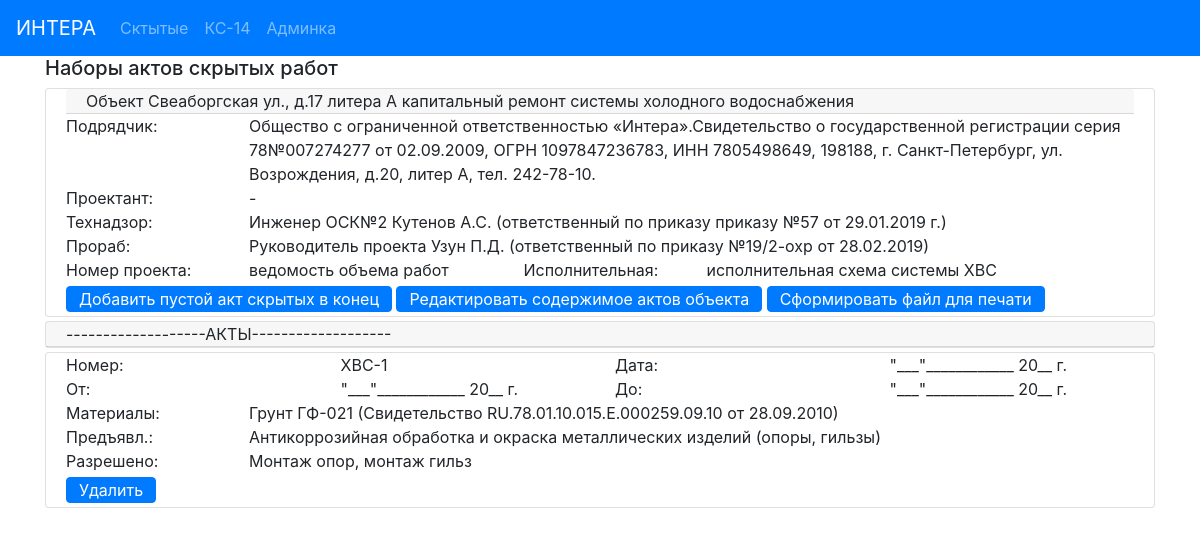
The app's page /actbase/see-1/, older data.
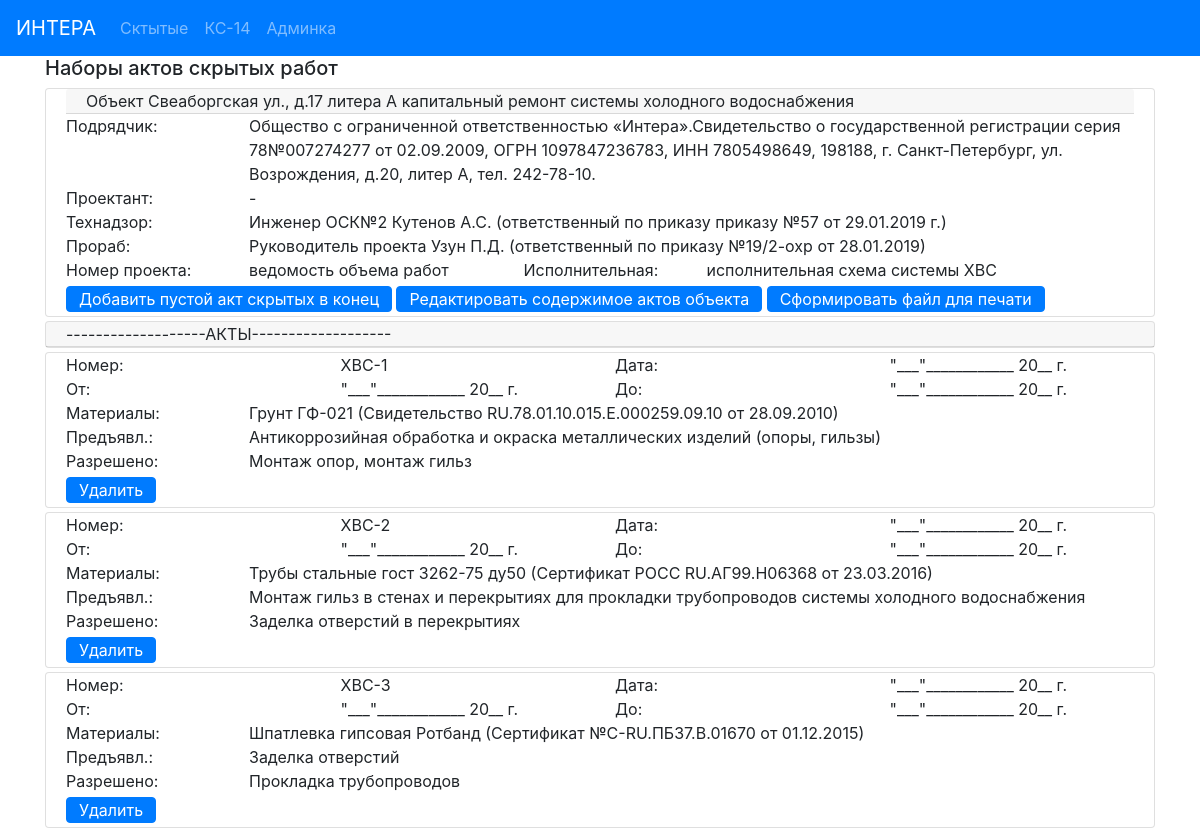
The same page, newer data.
### hiddenactsbase/models.py (models this page shows, shortened)
class ObjectActs (models.Model):
    address = models.CharField(max_length=100, verbose_name='Адрес', blank=False)
    system_type = models.CharField(max_length=100, verbose_name='тип')
    designer = models.CharField(max_length=200, verbose_name='Проектант')
    contractor = models.CharField(max_length=300, verbose_name='Подрядчик',
                                  default='Общество с ограниченной ответственностью «Интера».' +
                                          'Свидетельство о государственной регистрации серия 78' +
                                          '№007274277 от  02.09.2009, ОГРН 1097847236783, ' +
                                          'ИНН 7805498649, 198188, г. Санкт-Петербург,' +
                                          ' ул. Возрождения, д.20, литер А, тел. 242-78-10.')
    supervisor_engineer = models.CharField(max_length=100, verbose_name='Технадзор')
    contractor_engineer = models.CharField(max_length=100, verbose_name='Прораб')
    project_number = models.CharField(max_length=100, verbose_name='Ном. проекта')
    exec_documents = models.CharField(max_length=100, verbose_name='Исполн.')
    supervisor_engineer_decree = models.CharField(max_length=100, verbose_name='Приказ технадзора')
    contractor_engineer_decree = models.CharField(max_length=100, verbose_name='Приказ прораба')
    acts = models.ManyToManyField('HiddenActIS', blank=True, related_name='object_acts')
    class Meta:
        verbose_name = 'Набор актов объекта '
    def get_edit_url(self):
        return reverse('object_edit_url', kwargs={'pk': self.pk})

class HiddenActIS (models.Model):
    act_number = models.CharField(max_length=20, verbose_name='Ном. Акта', blank=True)
    act_date = models.CharField(max_length=50, verbose_name='Дата Акта')
    presented_work = models.CharField(max_length=200, verbose_name='Предъявл.')
    materials = models.CharField(max_length=200, verbose_name='Материалы')
    permitted_work = models.CharField(max_length=200, verbose_name='Разрешено')
    begin_date = models.CharField(max_length=50, verbose_name='От:')
    end_date = models.CharField(max_length=50, verbose_name='До:')
    class Meta:
        ordering = ['act_number']
        verbose_name = 'Акт скрытых инженерка '

### hiddenactsbase/views.py (the view)
# urls.py: path('see-<int:pk>/', ObjectDetail.as_view(), name='object_detail_url'),
class ObjectDetail (View):
    @staticmethod
    def get(request, pk):
        my_obj = get_object_or_404(ObjectActs, pk=pk)
        return render(request, 'hiddenactsbase/object_detail.html',
                      context={'myobj': my_obj})

### hiddenactsbase/templates/hiddenactsbase/object_detail.html
{% extends 'base.html'%}
{% block mycontent %}
    <div class="container">
        <h5>Наборы актов скрытых работ</h5>
    </div>
    <div class="container">
        <div class="card mb-1">
            <div class="card-body py-0">
                <div class="card-header py-0">Объект {{ myobj.address }} капитальный ремонт {{ myobj.system_type }}</div>
                <div class="card-text">
                    <div class="row">
                        <div class="col-md-2">Подрядчик:</div>
                        <div class="col-md-10">{{ myobj.contractor }}</div>
                    </div>
                    <div class="row">
                        <div class="col-md-2">Проектант:</div>
                        <div class="col-md-10">{{ myobj.designer }}</div>
                    </div>
                    <div class="row">
                        <div class="col-md-2">Технадзор:</div>
                        <div class="col-md-10">{{ myobj.supervisor_engineer }} ({{ myobj.supervisor_engineer_decree }})</div>
                    </div>
                    <div class="row">
                        <div class="col-md-2">Прораб:</div>
                        <div class="col-md-10">{{ myobj.contractor_engineer }} ({{ myobj.contractor_engineer_decree }})</div>
                    </div>
                    <div class="row">
                        <div class="col-md-2">Номер проекта:</div>
                        <div class="col-md-3">{{ myobj.project_number }}</div>
                        <div class="col-md-2">Исполнительная:</div>
                        <div class="col-md-5">{{ myobj.exec_documents }}</div>
                    </div>
                    <a href="{% url 'create_hidden_act_to_end' myobj.pk %}" class="btn btn-primary my-1 py-0">Добавить пустой акт скрытых в конец</a>
                    <a href="{{ myobj.get_edit_url }}" class="btn btn-primary my-1 py-0">Редактировать содержимое актов объекта</a>
                    <a href="{% url 'make_word_file' myobj.pk %}" class="btn btn-primary my-1 py-0">Сформировать файл для печати</a>
                </div>
            </div>
        </div>
        <div class="card mb-1">
            <div class="card-header py-0">-------------------АКТЫ-------------------</div>
        </div>
        {% for act in myobj.acts.all %}
            <div class="card mb-1">
                <div class="card-body py-0">
                    <div class="card-text">
                        <div class="row">
                            <div class="col-md-3">Номер:</div>
                            <div class="col-md-3">{{ act.act_number }}</div>
                            <div class="col-md-3">Дата:</div>
                            <div class="col-md-3">{{ act.act_date }}</div>
                        </div>
                        <div class="row">
                            <div class="col-md-3">От:</div>
                            <div class="col-md-3">{{ act.begin_date }}</div>
                            <div class="col-md-3">До:</div>
                            <div class="col-md-3">{{ act.end_date }}</div>
                        </div>
                        <div class="row">
                            <div class="col-md-2">Материалы:</div>
                            <div class="col-md-10">{{ act.materials }}</div>
                        </div>
                        <div class="row">
                            <div class="col-md-2">Предъявл.:</div>
                            <div class="col-md-10">{{ act.presented_work }}</div>
                        </div>
                        <div class="row">
                            <div class="col-md-2">Разрешено:</div>
                            <div class="col-md-10">{{ act.permitted_work }}</div>
                        </div>
                        <a href="{% url 'delete_hidden_act' myobj.pk act.pk %}" class="btn btn-primary my-1 py-0">Удалить</a>
                    </div>
                </div>
            </div>
        {% endfor %}
    </div>
{% endblock %}

### templates/base.html (shortened to what this page needs)
<!DOCTYPE html>
{% load static %}
<html lang="ru">
<head>
    <link rel="stylesheet" href="https://stackpath.bootstrapcdn.com/bootstrap/4.1.3/css/bootstrap.min.css"
>
    <link rel="stylesheet" href="{% static 'css/style.css' %}">
</head>
<body>
    <nav class="navbar navbar-expand-lg navbar-dark bg-primary">
        <a class="navbar-brand" href="/">ИНТЕРА</a>
        <div class="collapse navbar-collapse" id="navbarNavAltMarkup">
            <div class="navbar-nav">
                <a class="nav-item nav-link " href="{% url 'objects_list_url' %}">Сктытые <span class="sr-only">(current)</span></a>
                <a class="nav-item nav-link " href="{% url 'ks14_list_url' %}">КС-14</a>
                <a class="nav-item nav-link" href="/admin">Админка</a>
            </div>
        </div>
    </nav>
    {% block mycontent %}
    {% endblock %}
</body>
</html>

Row changes from the older to the newer data that the page shows:
changed ObjectActs "Свеаборгская ул., д.17 литера А": contractor_engineer_decree "ответственный по приказу №19/2-охр от 28.02.2019" → "ответственный по приказу №19/2-охр от 28.01.2019"
added HiddenActIS: act_number "ХВС-2", act_date "\"___\"____________ 20__ г.", begin_date "\"___\"____________ 20__ г.", end_date "\"___\"____________ 20__ г.", materials "Трубы стальные гост 3262-75 ду50 (Сертификат РОСС RU.АГ99.Н06368 от 23.03.2016)", presented_work "Монтаж гильз в стенах и перекрытиях для прокладки трубопроводов системы холодного водоснабжения", permitted_work "Заделка отверстий в перекрытиях"
added HiddenActIS: act_number "ХВС-3", act_date "\"___\"____________ 20__ г.", begin_date "\"___\"____________ 20__ г.", end_date "\"___\"____________ 20__ г.", materials "Шпатлевка гипсовая Ротбанд (Сертификат №С-RU.ПБ37.В.01670 от 01.12.2015)", presented_work "Заделка отверстий", permitted_work "Прокладка трубопроводов"
